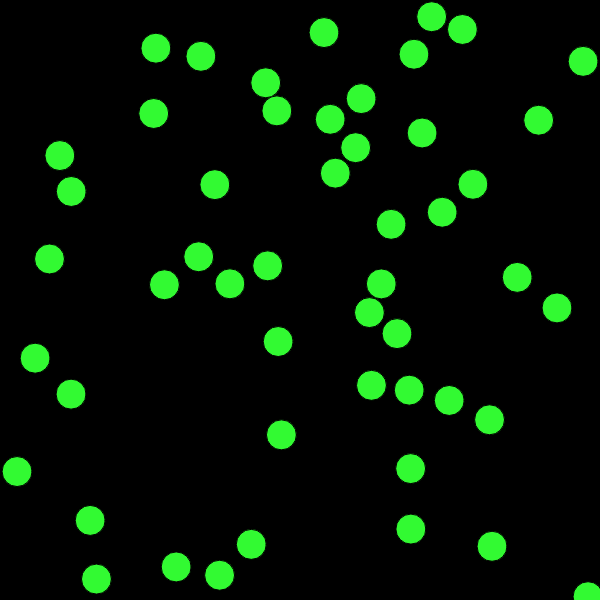
Frame 1 (no input)
Frame 60 (no input): identical to frame 1, image omitted
Frame 120 (the mouse pressed at the canvas centre since frame 60): identical to frame 1, image omitted

The p5.js sketch that drew this single still picture (run headless with seeded random() and noise() and a simulated clock; from frame 60 on, the mouse is pressed at the canvas centre):

// p5.js sketch
// ── sketch.js
var dimension=600;

var numNodes=50;
var delta_t=.5;
var range=50;

var sizeN=dimension/600*30;
var sizeM=sizeN*.95;
var nodes=[];
var messages=[];
var current=0;
function setup() {
	createCanvas(dimension, dimension);
  for(var i=0;i<numNodes;i++){
    nodes[i]=new node(i);
    current++;
  }
}

function draw() {
  background(0);
  for(var i=0;i<nodes.length;i++){
    nodes[i].check();
    nodes[i].show();
  }
  for(i=0;i<messages.length;i++){
    messages[i].update();
    messages[i].show();
  }

}

function sendMessage(start,end,message){
  messages[messages.length]=new message(start,start,end,message);
  //messages[messages.length-1].findTarget();
  messages[messages.length-1].update();
}

// ── message.js
function message(start,current,goal,mess){
  angleMode(RADIANS);
  this.previous=current;
  this.message=mess;
  this.goal=goal;
  this.start=start;
  this.x=nodes[current].x;
  this.y=nodes[current].y;
  this.dir=atan2(nodes[this.goal].y-this.y,nodes[this.goal].x-this.x);
  this.show=function(){
    fill(200,200,50);
    ellipseMode(CENTER);
    ellipse(this.x,this.y,sizeM,sizeM)
  }
  this.update=function(){
    angleMode(RADIANS);
    this.x += cos(this.dir) * delta_t;//update position
    this.y += sin(this.dir) * delta_t;
  }
}

// ── nodes.js
function node(index){
  this.x=random(sizeN/2,dimension-sizeN/2);
  this.y=random(sizeN/2,dimension-sizeN/2);
  this.index=index;
  this.valid=false;
  for(var i=0;i<current;i++){
    if(dist(this.x,this.y,nodes[i].x,nodes[i].y)<sizeN){
      i=-1;
      this.x=random(0,dimension);
      this.y=random(0,dimension);
    }
  }
  this.r=50;
  this.g=250;
  this.b=50;
  this.show=function(){
    ellipseMode(CENTER);
    fill(this.r,this.g,this.b);
    ellipse(this.x,this.y,sizeN,sizeN);
  }
  this.check=function(){
    for(var i=0;i<messages.length;i++){
      if(dist(messages[i].x,messages[i].y,this.x,this.y)<sizeN/2&&this.index!=messages[i].previous){
        //console.log(this.index+": Received");
        var tempOrigin=messages[i].start;
        var tempGoal=messages[i].goal;
        var tempMessage=messages[i].message;
        for(var j=i;j<messages.length-1;j++){
          messages[j]=messages[j+1];
        }
        var voidMess=messages.pop();
        i--;
        if(tempGoal!=this.index){
          messages[messages.length]=new message(tempOrigin,this.index,tempGoal,tempMessage);
        }
        else{
          console.log(this.index+": "+tempMessage);
        }
      }
    }
  }
}
